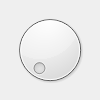
<?xml version="1.0" encoding="UTF-8"?>
<ui version="4.0">
 <class>Form</class>
 <widget class="QWidget" name="Form">
  <property name="geometry">
   <rect>
    <x>0</x>
    <y>0</y>
    <width>100</width>
    <height>100</height>
   </rect>
  </property>
  <property name="sizePolicy">
   <sizepolicy hsizetype="Fixed" vsizetype="Fixed">
    <horstretch>0</horstretch>
    <verstretch>0</verstretch>
   </sizepolicy>
  </property>
  <property name="minimumSize">
   <size>
    <width>100</width>
    <height>100</height>
   </size>
  </property>
  <property name="maximumSize">
   <size>
    <width>100</width>
    <height>100</height>
   </size>
  </property>
  <property name="windowTitle">
   <string>Form</string>
  </property>
  <layout class="QVBoxLayout" name="verticalLayout">
   <item>
    <widget class="QDial" name="dial">
     <property name="sizePolicy">
      <sizepolicy hsizetype="Preferred" vsizetype="Preferred">
       <horstretch>0</horstretch>
       <verstretch>0</verstretch>
      </sizepolicy>
     </property>
    </widget>
   </item>
  </layout>
 </widget>
 <resources/>
 <connections/>
</ui>
